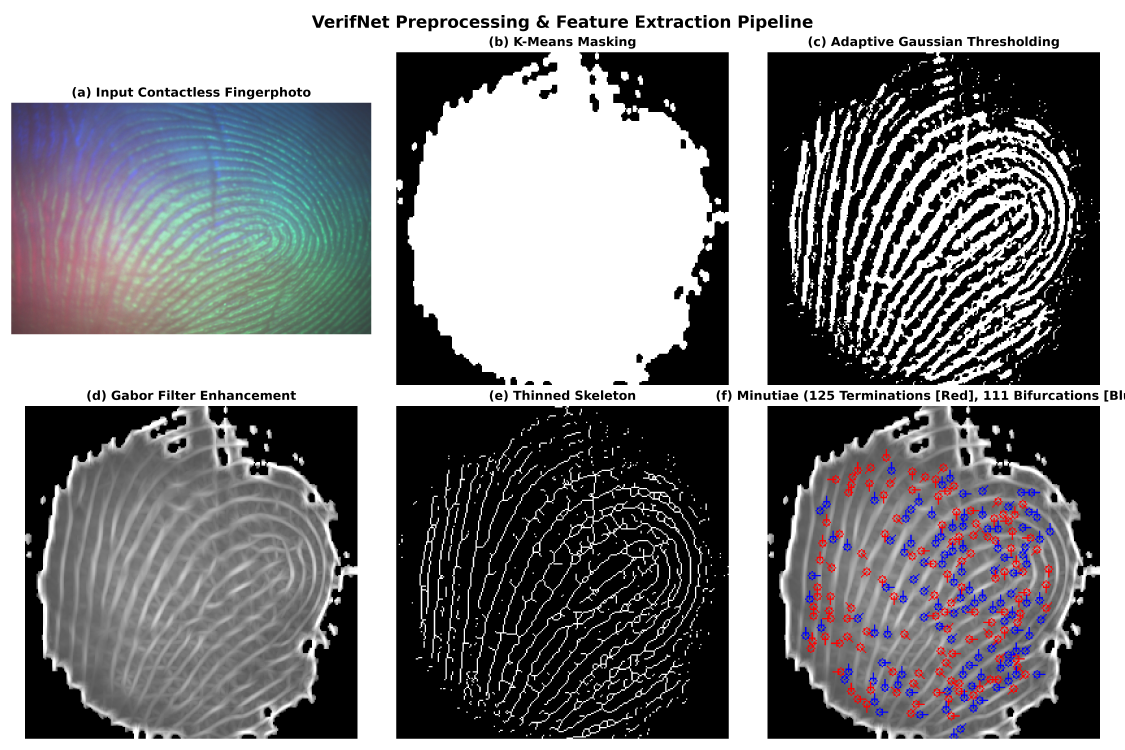
#> input picture preprocessing_steps.png, 4500 x 3000 px (shown at 1/4 size)
$ python -i preprocessing.py   (imports and definitions only)   (older library calls are emulated)
#> lines starting #> are read from the running program, lines starting #| are printed output that depends on the picture; after the words box and inside, x2 and y2 are one past the last pixel; in counts of white or black regions, pixels touching at a corner belong together
"""
Preprocessing pipeline for VerifNet contactless fingerprint recognition.
Implements:
1. K-Means clustering for finger segmentation and background removal.
2. Cropping to region of interest (ROI).
3. Adaptive Gaussian Thresholding to handle uneven illumination.
4. Gabor filter enhancement to accentuate ridge-valley textures.
5. Thinning / Skeletonization to 1-pixel wide ridges.
"""

import cv2
import numpy as np
from skimage.morphology import skeletonize


class FingerprintPreprocessor:
    def __init__(self, target_size=(128, 128), gabor_orientations=8, ksize=15, sigma=3.0, lambd=8.0):
        self.target_size = target_size
        self.gabor_orientations = gabor_orientations
        self.ksize = ksize
        self.sigma = sigma
        self.lambd = lambd
        self.gabor_kernels = self._build_gabor_bank()

    def _build_gabor_bank(self):
        """Construct a multi-orientation bank of Gabor filters."""
        kernels = []
        for i in range(self.gabor_orientations):
            theta = i * np.pi / self.gabor_orientations
            kernel = cv2.getGaborKernel(
                (self.ksize, self.ksize),
                sigma=self.sigma,
                theta=theta,
                lambd=self.lambd,
                gamma=0.5,
                psi=0,
                ktype=cv2.CV_32F
            )
            kernel /= 1.5 * np.maximum(kernel.sum(), 1e-5)
            kernels.append(kernel)
        return kernels

    def segment_kmeans(self, gray_img):
        """
        Segment finger from background using K-Means clustering (k=2).
        Returns binary mask (1 for finger, 0 for background).
        """
        h, w = gray_img.shape
#> h = 3000; w = 4500
        # Downsample for rapid cluster center estimation
        small = cv2.resize(gray_img, (140, 90))
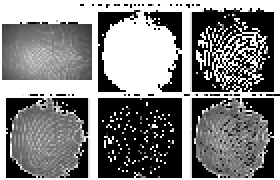
#> small: shape (90, 140) (shown 2 times larger); min 0, max 255, mean 130.4
        pixels = small.reshape((-1, 1)).astype(np.float32)
#> pixels = 12600 values, max 255 at index 0, min 0 at index 320, mean 130.4

        criteria = (cv2.TERM_CRITERIA_EPS + cv2.TERM_CRITERIA_MAX_ITER, 10, 1.0)
        _, labels, centers = cv2.kmeans(pixels, 2, None, criteria, 3, cv2.KMEANS_RANDOM_CENTERS)
#> labels = 12600 values, max 1 at index 320, min 0 at index 0, mean 0.548; centers = [238.1, 41.32]

        # In contactless fingerphotos against neutral/dark background, finger is the brighter cluster
        finger_idx = np.argmax(centers)
#> finger_idx = 0
        mask_small = (labels == finger_idx).astype(np.uint8).reshape(small.shape)
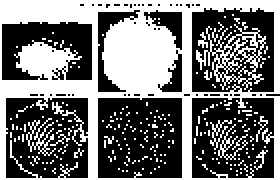
#> mask_small: shape (90, 140) (shown 2 times larger); values 0 (black) and 1 (white), 45.2% white; 217 white regions (212 under 20 px), largest, box (x1, y1, x2, y2) and area: (0, 0, 140, 90) 4657, (98, 12, 133, 45) 365, (13, 59, 28, 78) 95, (109, 62, 124, 80) 55, (105, 60, 116, 75) 44

        # Upsample mask to original resolution
        mask = cv2.resize(mask_small, (w, h), interpolation=cv2.INTER_NEAREST)
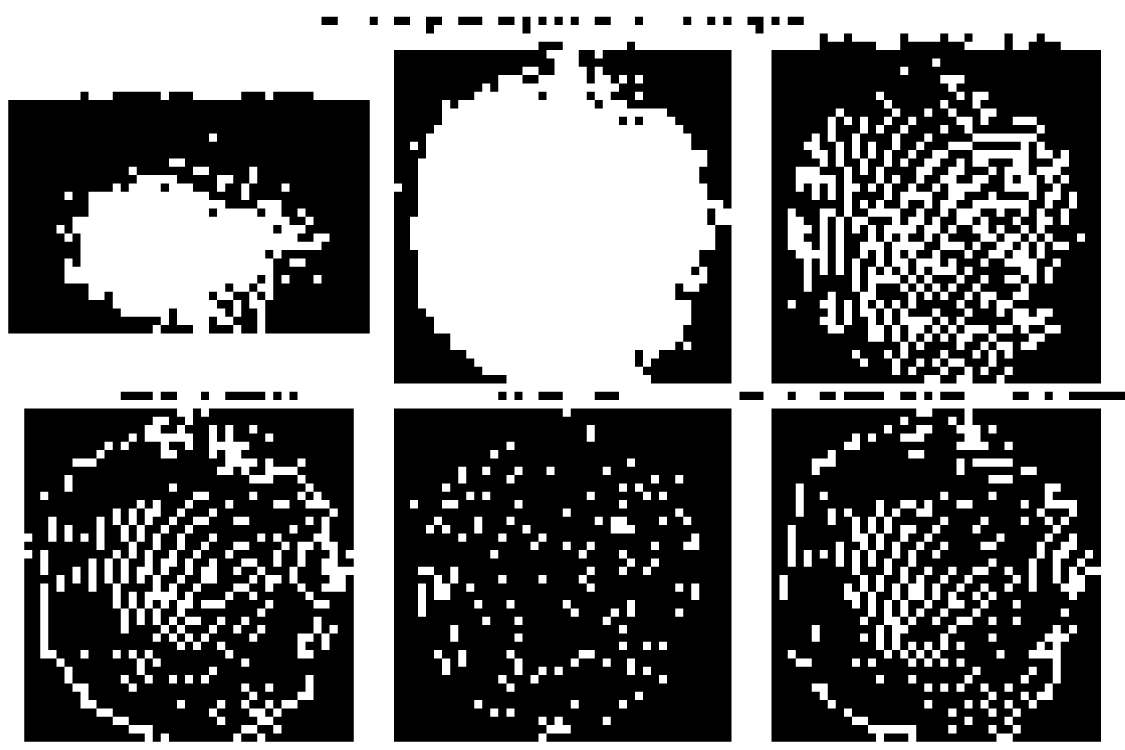
#> mask: shape (3000, 4500) (shown at 1/4 size); values 0 (black) and 1 (white), 45.2% white; 217 white regions, largest, box (x1, y1, x2, y2) and area: (0, 0, 4500, 3000) 4989909, (3151, 400, 4276, 1500) 391279, (418, 1967, 901, 2600) 101582

        # Morphological smoothing: close small holes, open isolated noise
        morph_k = cv2.getStructuringElement(cv2.MORPH_ELLIPSE, (15, 15))
        mask = cv2.morphologyEx(mask, cv2.MORPH_CLOSE, morph_k)
#> mask: shape (3000, 4500); values 0 (black) and 1 (white), 45.4% white; 217 white regions, largest, box (x1, y1, x2, y2) and area: (0, 0, 4500, 3000) 4998715, (3151, 400, 4276, 1500) 397383, (418, 1967, 901, 2600) 103332
        mask = cv2.morphologyEx(mask, cv2.MORPH_OPEN, morph_k)
#> mask: shape (3000, 4500); values 0 (black) and 1 (white), 45% white; 575 white regions, largest, box (x1, y1, x2, y2) and area: (0, 0, 4500, 3000) 4833165, (3890, 534, 4147, 800) 33223, (3151, 834, 3343, 1167) 28744
        return mask

    def process(self, img_bgr_or_gray):
        """
        Full preprocessing pipeline.
        Returns dictionary containing:
        - 'mask': binary finger mask
        - 'enhanced': Gabor-enhanced normalized grayscale image [0, 1]
        - 'adaptive_thresh': binary ridge image [0, 255]
        - 'skeleton': 1-pixel wide skeletonized binary image [0, 1]
        - 'dist_map': distance transform from finger boundary (for minutiae filtering)
        """
        if len(img_bgr_or_gray.shape) == 3:
            gray = cv2.cvtColor(img_bgr_or_gray, cv2.COLOR_BGR2GRAY)
        else:
            gray = img_bgr_or_gray.copy()

        # Step 1: K-Means Segmentation
        mask = self.segment_kmeans(gray)
        y_idx, x_idx = np.where(mask > 0)
        if len(y_idx) == 0:
            # Fallback if segmentation fails
            ymin, ymax, xmin, xmax = 0, gray.shape[0], 0, gray.shape[1]
            mask = np.ones_like(gray, dtype=np.uint8)
        else:
            ymin, ymax = y_idx.min(), y_idx.max()
#> ymin = 0; ymax = 2999
            xmin, xmax = x_idx.min(), x_idx.max()
#> xmin = 0; xmax = 4499

        cropped_gray = (gray * mask)[ymin:ymax, xmin:xmax]
        cropped_mask = mask[ymin:ymax, xmin:xmax]

        # Resize to standard input size (e.g., 128x128 for Scattering2D / CNN)
        roi_gray = cv2.resize(cropped_gray, self.target_size, interpolation=cv2.INTER_AREA)
        roi_mask = cv2.resize(cropped_mask, self.target_size, interpolation=cv2.INTER_NEAREST)
#> roi_mask: shape (128, 128); values 0 (black) and 1 (white), 43.7% white; 214 white regions (204 under 20 px), largest, box (x1, y1, x2, y2) and area: (0, 0, 128, 128) 5800, (96, 19, 122, 65) 422, (12, 86, 26, 111) 113

        # Step 2: Adaptive Gaussian Thresholding
        # Handles non-uniform illumination across the curved finger
        adaptive_thresh = cv2.adaptiveThreshold(
            roi_gray, 255, cv2.ADAPTIVE_THRESH_GAUSSIAN_C,
            cv2.THRESH_BINARY_INV, 15, 2
        )
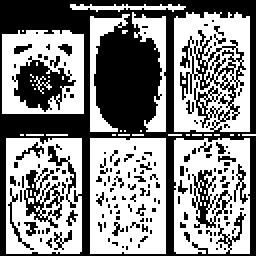
#> adaptive_thresh: shape (128, 128) (shown 2 times larger); 53.9% white; 157 black regions (144 under 20 px), largest, box (x1, y1, x2, y2) and area: (0, 0, 128, 128) 5639, (6, 28, 38, 56) 435, (12, 84, 32, 114) 241
        adaptive_thresh = adaptive_thresh * (roi_mask > 0)
#> adaptive_thresh: shape (128, 128); 7.5% white in thin lines or dots

        # Step 3: Gabor Filter Enhancement
        accum = np.zeros_like(roi_gray, dtype=np.float32)
        for kern in self.gabor_kernels:
            fimg = cv2.filter2D(roi_gray, cv2.CV_32F, kern)
            np.maximum(accum, fimg, out=accum)
#> this loop made 8 passes
#> pass 1, in process, `fimg = cv2.filter2D(roi_gray, cv2.CV_32F, kern)`:
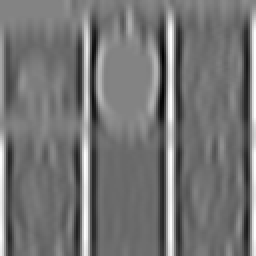
#> fimg: shape (128, 128) float32 (shown 2 times larger); min -723.7, max 1008.7, mean 68.5; drawn with min black and max white
#> after the loop:
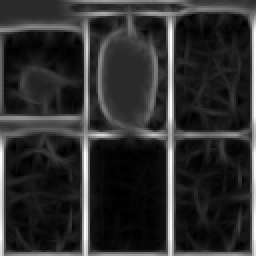
#> accum: shape (128, 128) float32 (shown 2 times larger); min 0, max 1008.7, mean 184.6; drawn with min black and max white
        enhanced = np.clip(accum, 0, 255).astype(np.uint8) * (roi_mask > 0)

        # Step 4: Thinning / Skeletonization
        binary_ridges = (adaptive_thresh > 128)
#> binary_ridges: shape (128, 128) bool; 7.5% white in thin lines or dots
        skeleton = skeletonize(binary_ridges).astype(np.uint8) * (roi_mask > 0)
#> skeleton: shape (128, 128); values 0 (black) and 1 (white), 6.9% white in thin lines or dots

        # Step 5: Distance transform from mask boundary (for minutiae filtering)
        dist_map = cv2.distanceTransform(roi_mask.astype(np.uint8), cv2.DIST_L2, 5)
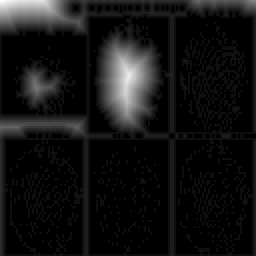
#> dist_map: shape (128, 128) float32 (shown 2 times larger); min 0, max 18.2, mean 1.4; drawn with min black and max white

        # Normalized enhanced image for deep learning (in range [0, 1])
        enhanced_float = enhanced.astype(np.float32) / 255.0

        return {
            'roi_gray': roi_gray,
            'mask': roi_mask,
            'adaptive_thresh': adaptive_thresh,
            'enhanced': enhanced_float,
            'enhanced_uint8': enhanced,
            'skeleton': skeleton,
            'dist_map': dist_map
        }

>>> import cv2
>>> picture = cv2.imread('preprocessing_steps.png', cv2.IMREAD_GRAYSCALE)
>>> result = FingerprintPreprocessor().process(picture)
#> result = 7 items
